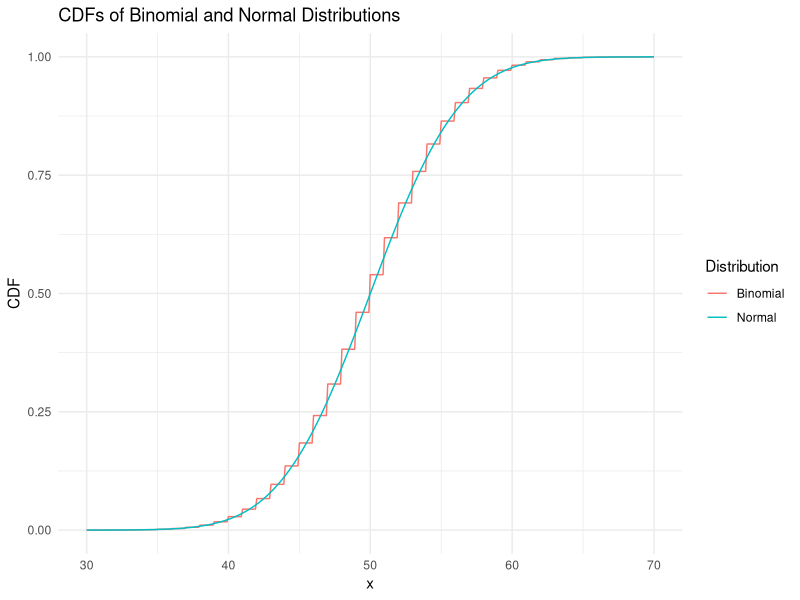

Write R code to recreate this figure.
#Page 371

library(ggplot2)

n <- 100
p <- 0.5
mu <- n * p
sigma <- sqrt(n * p * (1 - p))

x <- seq(30, 70, by = 0.1)

binom_cdf <- pbinom(x, size = n, prob = p)

norm_cdf <- pnorm(x, mean = mu, sd = sigma)

data <- data.frame(
  x = x,
  Binomial = binom_cdf,
  Normal = norm_cdf
)

# Plot the CDFs
ggplot(data, aes(x = x)) +
  geom_line(aes(y = Binomial, color = "Binomial")) +
  geom_line(aes(y = Normal, color = "Normal")) +
  labs(
    title = "CDFs of Binomial and Normal Distributions",
    x = "x",
    y = "CDF",
    color = "Distribution"
  ) +
  theme_minimal()
